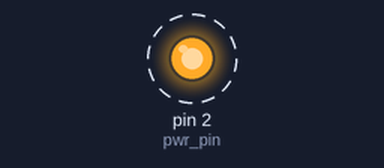
Bench run of a sketch on a simulated Arduino Uno, built with avr-gcc and run on an emulated ATmega328P. On the bench: output pins drawn as LEDs (lit = HIGH). Dashed ring = blinking.

Above: at 0.5 s.
Timing chart, 0 to 4.6 s (numbered marks = the images above):
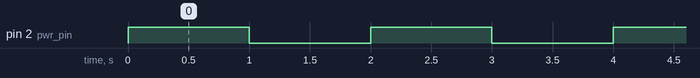

Measured:
- by itself, pin 2 (pwr_pin): alternates HIGH for 1.0 s and LOW for 1.0 s

The sketch:

power_relay_iot.ino
```cpp
char input;
#define pwr_pin  2
void setup() {
    pinMode(pwr_pin, OUTPUT);

}

void loop() {
  if(digitalRead(pwr_pin) == LOW){
      digitalWrite(pwr_pin, HIGH);
      delay(1000);
  }
  else{
      digitalWrite(pwr_pin, LOW);
      delay(1000);
  }

}
```
